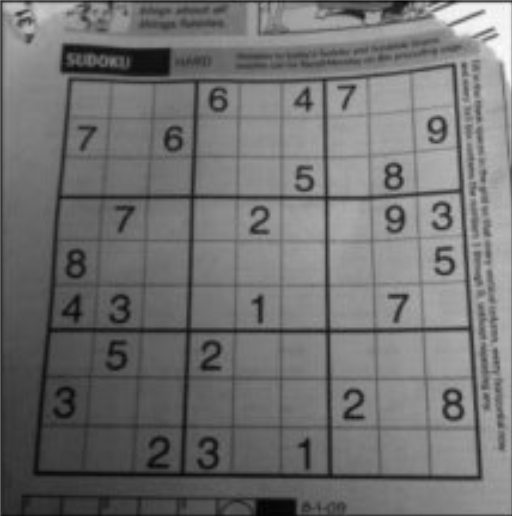
#> input picture python/opencv/Basics/assets/sudoku.png, 512 x 516 px
$ jupyter execute file7.ipynb   (older library calls are emulated)
#> lines starting #> are read from the running program, lines starting #| are printed output that depends on the picture; after the words box and inside, x2 and y2 are one past the last pixel; in counts of white or black regions, pixels touching at a corner belong together
### Gradients and Edge detection using OpenCV

[cell 1]
import cv2
import numpy as np
import matplotlib.pyplot as plt

[cell 2]
img = cv2.imread('assets/sudoku.png')
#> img is the input picture: shape (516, 512, 3); mean B, G, R 113.2, 113.2, 113.2
img = cv2.cvtColor(img, cv2.COLOR_BGR2GRAY)
#> img: shape (516, 512)
cv2.imshow('Original Image', img)
cv2.waitKey(0)
cv2.destroyAllWindows()

[cell 3]
# Gradients
# it refers to change in the instensity of the image

# sobel_x operator : it is used to find horizontal edges in the image
sobel_x = cv2.Sobel(img, cv2.CV_32F, 1,0, ksize=5) # 1st argument is the image, 2nd is the depth of the image, 3rd and 4th are the order of the derivative in x and y direction, ksize is the size of the kernel
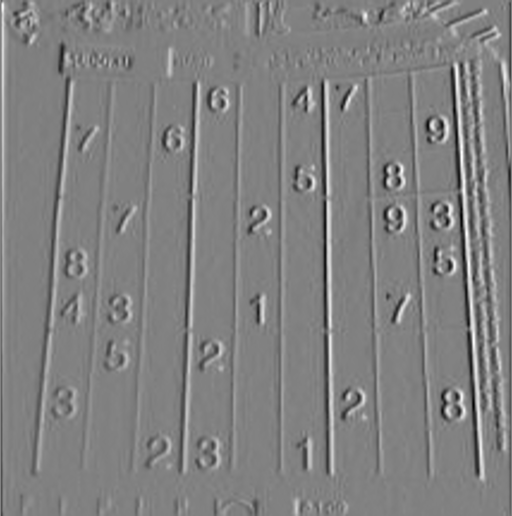
#> sobel_x: shape (516, 512) float32; min -4274, max 4192, mean 21.8; drawn with min black and max white
cv2.imshow('Sobel X', sobel_x)
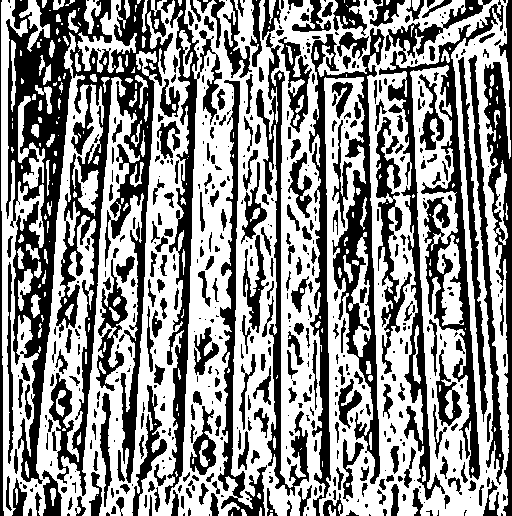
#> window 'Sobel X': shape (516, 512); 55.9% white; 591 black regions (294 under 20 px), largest, box (x1, y1, x2, y2) and area: (6, 0, 173, 496) 30492, (379, 0, 504, 500) 10747, (309, 28, 385, 516) 10655
cv2.waitKey(0)
cv2.destroyAllWindows()

[cell 4]
# sobel_y operator : it is used to find vertical edges in the image
sobel_y = cv2.Sobel(img, cv2.CV_32F, 0,1, ksize=5) # 1st argument is the image, 2nd is the depth of the image, 3rd and 4th are the order of the derivative in x and y direction, ksize is the size of the kernel
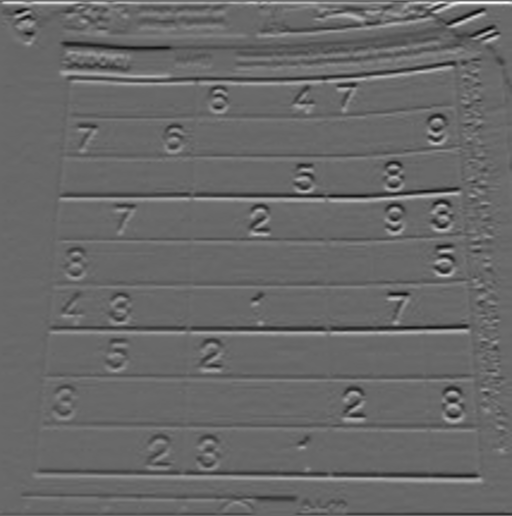
#> sobel_y: shape (516, 512) float32; min -4597, max 6563, mean -2.9; drawn with min black and max white
cv2.imshow('Sobel Y', sobel_y)
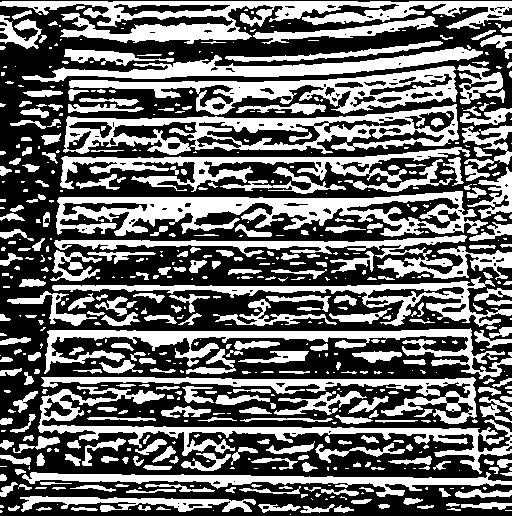
#> window 'Sobel Y': shape (516, 512); 42% white; 590 white regions (288 under 20 px), largest, box (x1, y1, x2, y2) and area: (0, 1, 512, 44) 8781, (56, 191, 488, 237) 8757, (63, 104, 459, 155) 7464
cv2.waitKey(0)
cv2.destroyAllWindows()

[cell 5]
# Laplacian operator : it is used to find edges in the image
laplacian = cv2.Laplacian(img, cv2.CV_32F)
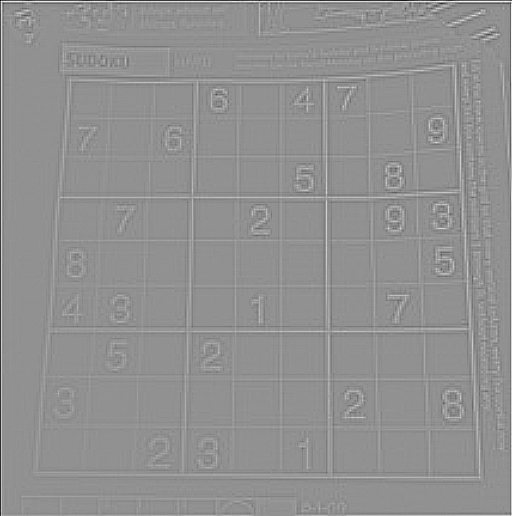
#> laplacian: shape (516, 512) float32; min -140, max 106, mean -0.1; drawn with min black and max white
cv2.imshow('laplacian', laplacian)
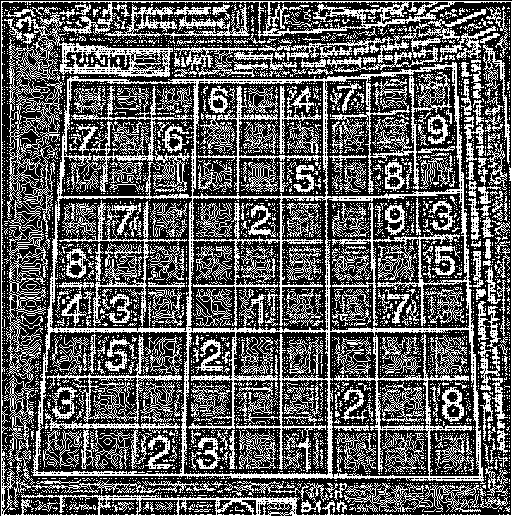
#> window 'laplacian': shape (516, 512); 37.3% white in thin lines or dots
cv2.waitKey(0)
cv2.destroyAllWindows()

[cell 6]
# Canny edge detection : it is a layered edge detection algorithm that uses two thresholds to classify edges
# Canny edge uses sobel operator to find the gradient of the image then apply non-maximum suppression to thin the edges and then apply double thresholding to classify edges as strong, weak or non-edges

img = cv2.imread('assets/sudoku.png')
gray_img = cv2.cvtColor(img, cv2.COLOR_BGR2GRAY)
blurred = cv2.GaussianBlur(gray_img, (5,5), 0)
canny = cv2.Canny(blurred, 20, 120) # 1st argument is the image, 2nd and 3rd are the lower and upper thresholds
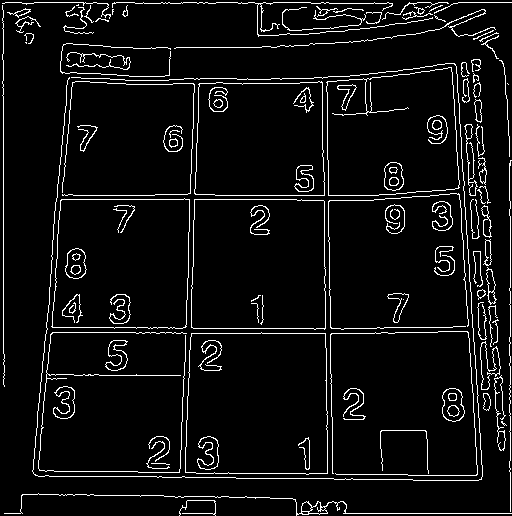
#> canny: shape (516, 512); 6.2% white in thin lines or dots
# pixels with gradient values ablove the upper threshold is classidfied as the strong edge
# pixels with gradient values below the lower threshold is classified as the non-edge and is dropped
# pixels with gradient values between the two thresholds is classified as the weak edge and is connected to the strong edge

cv2.imshow('Canny Edge Detection', canny)
cv2.waitKey(0)
cv2.destroyAllWindows()
